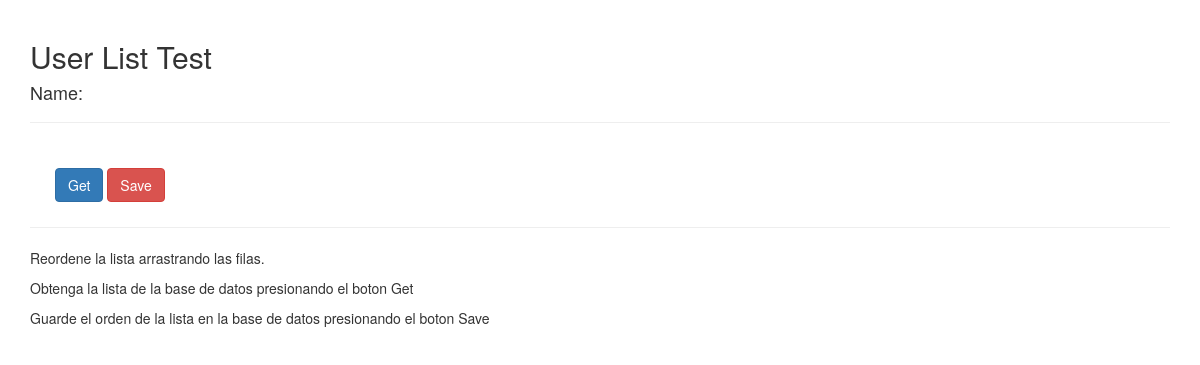
/userlist/, run on an earlier commit of the app's database.
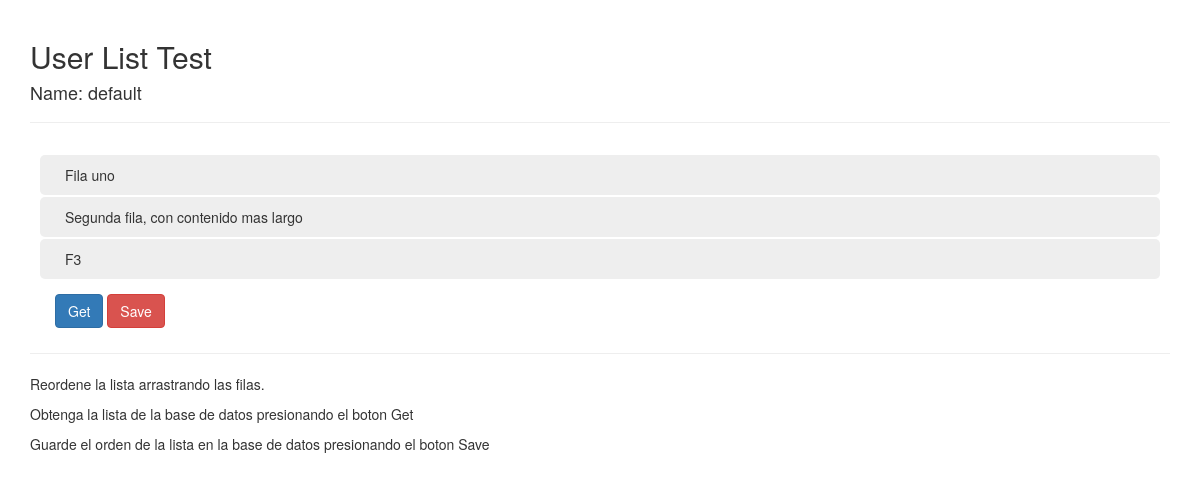
And on a later commit of the database.
### digitest/userlist/models.py (models this page shows, shortened)
class UserList(models.Model):
    name = models.CharField(max_length=200)

class ListRow(models.Model):
    list = models.ForeignKey(UserList, on_delete=models.CASCADE, related_name='rows')
    content = models.CharField(max_length=200)
    position = models.PositiveSmallIntegerField(default=0)

### digitest/userlist/views.py (the view)
# urls.py: path('', views.index, name='index'),
def index(request):
    try:
        ulist = UserList.objects.all().order_by('?').first()
    except:
        return
    template = loader.get_template('userlist/userlist.html')
    context ={'userlist': ulist,}
    return HttpResponse(template.render(context, request))

### digitest/userlist/templates/userlist/userlist.html (shortened to what this page needs)
{% extends "base.html" %}
{% block content %}
<div class="page-header">
	<h2>User List Test</h2>
	<h4>Name: <span class="listname">{{ userlist.name }}</span></h4>
</div>
<div class="userlist">
		{% for row in userlist.rows.all %}
		<div id="row{{ row.id }}" class="listrow">{{ row.content }}</div>
		{% endfor %}
</div>
<div class="buttonbar">
		<button type="button" class="btn btn-primary btn-get">Get</button>
		<button type="submit" class="btn btn-danger btn-save">Save</button>
</div>
<hr>
<p>Reordene la lista arrastrando las filas.</p>
<p>Obtenga la lista de la base de datos presionando el boton Get</p>
<p>Guarde el orden de la lista en la base de datos presionando el boton Save</p>
{% endblock %}

### digitest/userlist/templates/base.html (shortened to what this page needs)
<!DOCTYPE html>
<html>
<head>
<link rel="stylesheet" href="https://maxcdn.bootstrapcdn.com/bootstrap/3.3.5/css/bootstrap.min.css">
<link rel="stylesheet" href="https://code.jquery.com/ui/1.12.1/themes/base/jquery-ui.css">
<link rel="stylesheet" href="/static/css/style.css">
</head>
<body>
<div class="container">
{% block content %}
{% endblock %}
</div>
</body>
</html>

### digitest/userlist/static/css/style.css (style rules this page uses)
.userlist { padding: 10px; }
.listrow { padding: 10px 25px; background-color: #eee; border-radius:5px; margin-top: 2px; }
.buttonbar { padding : 5px 25px; }

What changed in the data, as far as the page shows it:
added UserList: name "default"
added ListRow: content "Fila uno"
added ListRow: content "Segunda fila, con contenido mas largo"
added ListRow: content "F3"
